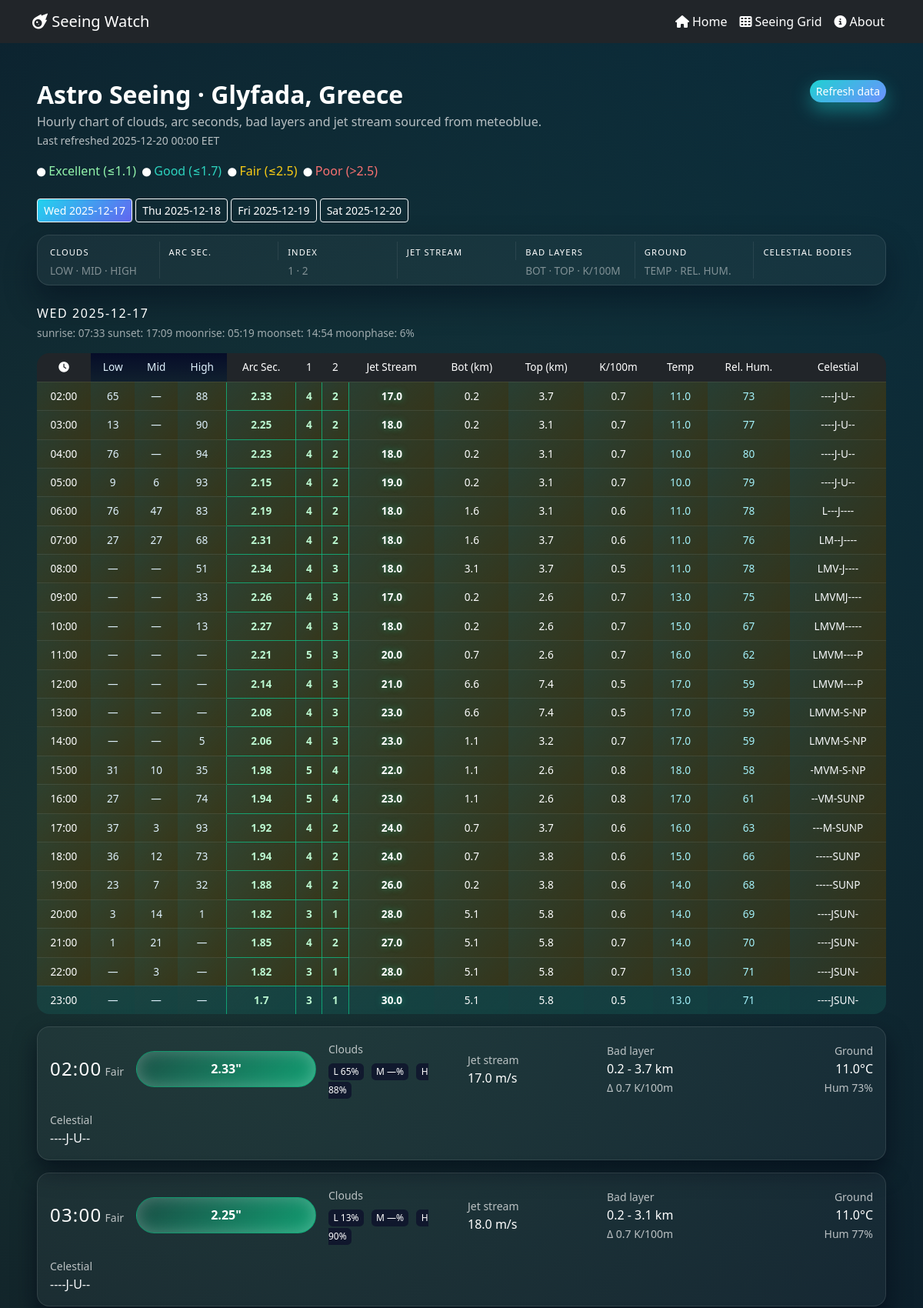
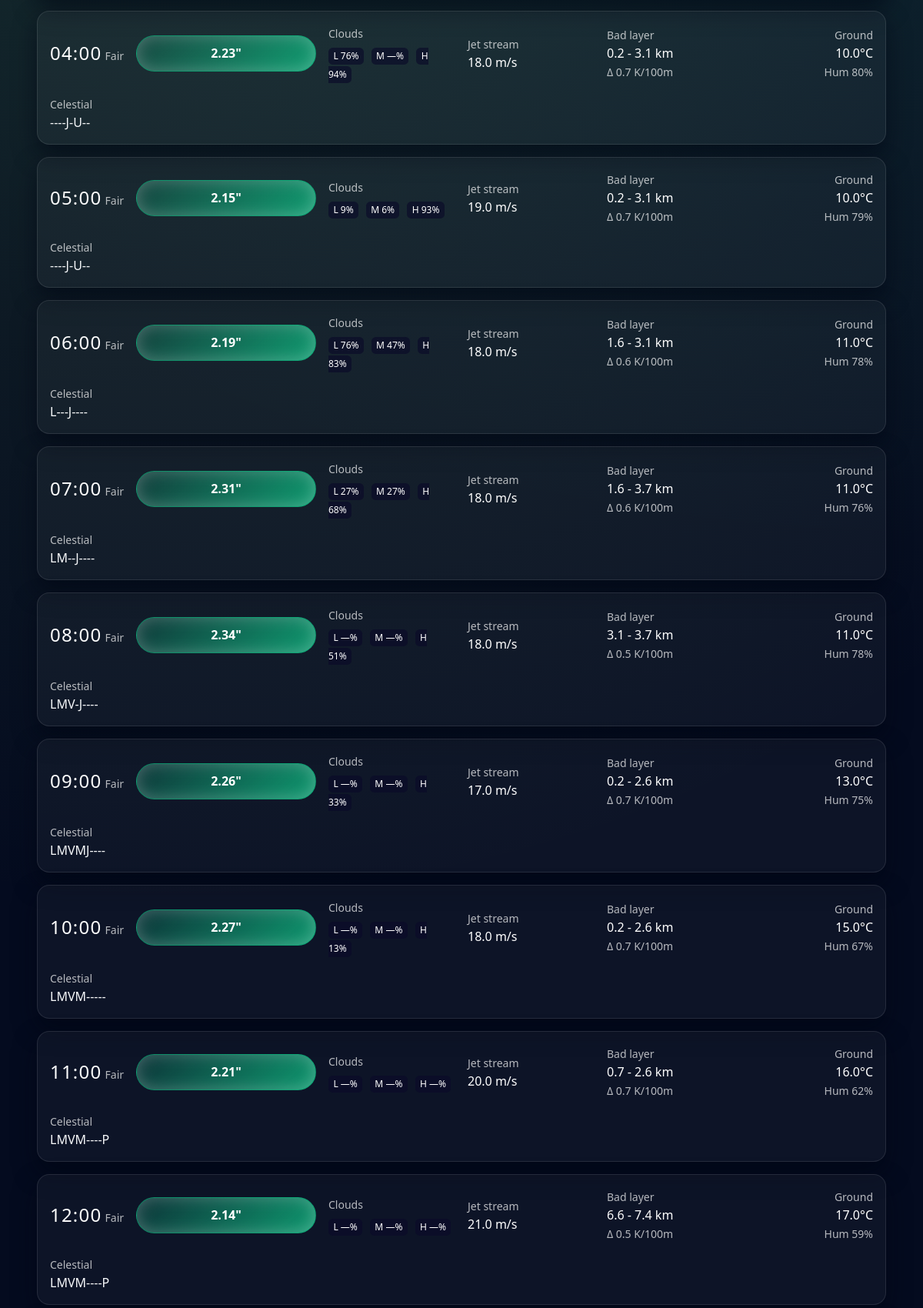
Screenshot of /seeing?location=glyfada (upper part) with the database file from the repository (2 pictures, top to bottom).
### app.py (models this page shows)
class DaySummary(Base):
    __tablename__ = "day_summaries"
    id = Column(Integer, primary_key=True)
    day_index = Column(Integer, nullable=False, index=True)
    day_date = Column(Date, nullable=False)
    weekday = Column(String(16))
    meta = Column(Text)
    location_slug = Column(String(32), nullable=False, index=True)

class SeeingMeasurement(Base):
    __tablename__ = "seeing_measurements"
    id = Column(Integer, primary_key=True)
    location_slug = Column(String(32), nullable=False, index=True)
    timestamp = Column(DateTime(timezone=True), nullable=False, index=True)
    day_index = Column(Integer, nullable=False)
    hour = Column(Integer, nullable=False)
    cloud_low = Column(Integer)
    cloud_mid = Column(Integer)
    cloud_high = Column(Integer)
    arc_seconds = Column(Float)
    seeing_index_one = Column(Integer)
    seeing_index_two = Column(Integer)
    jet_stream = Column(Float)
    bad_layer_bottom = Column(Float)
    bad_layer_top = Column(Float)
    bad_layer_gradient = Column(Float)
    temperature = Column(Float)
    humidity = Column(Integer)
    celestial = Column(Text)
    created_at = Column(DateTime(timezone=True), default=lambda: datetime.now(ZoneInfo("UTC")))

### app.py (the view)
@app.route("/seeing")
def seeing():
    location_slug, location = resolve_location(request.args.get("location"))
    tz = build_zoneinfo(location["timezone"])
    with SessionLocal() as session:
        measurements = (
            session.query(SeeingMeasurement)
            .filter(SeeingMeasurement.location_slug == location_slug)
            .order_by(SeeingMeasurement.timestamp)
            .all()
        )
        day_summaries = (
            session.query(DaySummary)
            .filter(DaySummary.location_slug == location_slug)
            .order_by(DaySummary.day_index)
            .all()
        )
    day_groups: OrderedDict[date, list[dict]] = OrderedDict()
    for meas in measurements:
        local_ts = meas.timestamp.astimezone(tz)
        day = local_ts.date()
        quality_label, quality_class = determine_quality(meas.arc_seconds)
        entry = {
            "hour": local_ts.strftime("%H"),
            "datetime": local_ts.isoformat(),
            "cloud_low": meas.cloud_low,
            "cloud_mid": meas.cloud_mid,
            "cloud_high": meas.cloud_high,
            "arc_seconds": meas.arc_seconds,
            "seeing_index_one": meas.seeing_index_one,
            "seeing_index_two": meas.seeing_index_two,
            "jet_stream": meas.jet_stream,
            "bad_layer_bottom": meas.bad_layer_bottom,
            "bad_layer_top": meas.bad_layer_top,
            "bad_layer_gradient": meas.bad_layer_gradient,
            "temperature": meas.temperature,
            "humidity": meas.humidity,
            "celestial": meas.celestial,
            "quality_label": quality_label,
            "quality_class": quality_class,
            "super_good": (
                meas.seeing_index_one == 5
                and meas.seeing_index_two == 5
                and (meas.jet_stream is not None and meas.jet_stream < 20)
            ),
        }
        day_groups.setdefault(day, []).append(entry)
    summary_map = {summary.day_date: summary for summary in day_summaries}
    day_cards = []
    for day_key, rows in day_groups.items():
        summary = summary_map.get(day_key)
        if summary and summary.weekday:
            label_text = f"{summary.weekday} {day_key.strftime('%Y-%m-%d')}"
        else:
            label_text = day_key.strftime("%a, %b %d")
        meta_text = summary.meta if summary else None
        day_cards.append(
            {
                "date": day_key,
                "label": label_text,
                "meta": meta_text,
                "rows": rows,
            }
        )
    super_good_slots = []
    for card in day_cards:
        for row in card["rows"]:
            if row.get("super_good"):
                super_good_slots.append(f"{card['label']} {row['hour']}:00")
    last_updated = None
    if measurements:
        last_updated = measurements[-1].timestamp.astimezone(tz)
    legend = [
        ("Excellent (≤1.1)", "quality-excellent"),
        ("Good (≤1.7)", "quality-good"),
        ("Fair (≤2.5)", "quality-fair"),
        ("Poor (>2.5)", "quality-poor"),
    ]
    return render_template(
        "seeing.html",
        days=day_cards,
        location=location["name"],
        current_slug=location_slug,
        super_good_slots=super_good_slots,
        legend=legend,
        last_updated=last_updated,
        source_url=location["url"],
    )

### app.py (called while the page is built)
def resolve_location(slug: str | None) -> tuple[str, dict]:
    if slug is None:
        slug = Config.DEFAULT_LOCATION
    location = Config.LOCATIONS.get(slug)
    if not location:
        slug = Config.DEFAULT_LOCATION
        location = Config.LOCATIONS[slug]
    return slug, location

def build_zoneinfo(tz_name: str) -> ZoneInfo:
    try:
        return ZoneInfo(tz_name)
    except Exception:
        return ZoneInfo("UTC")

def determine_quality(arc_seconds: float | None) -> tuple[str, str]:
    if arc_seconds is None:
        return "Unknown", "quality-unknown"
    if arc_seconds <= 1.1:
        return "Excellent", "quality-excellent"
    if arc_seconds <= 1.7:
        return "Good", "quality-good"
    if arc_seconds <= 2.5:
        return "Fair", "quality-fair"
    return "Poor", "quality-poor"

### templates/seeing.html (shortened to what this page needs)
{% extends "base.html" %}
{% block content %}
<div class="d-flex flex-column flex-md-row align-items-start justify-content-between gap-3 mb-3">
    <div>
        <h1 class="fs-2 fw-bold mb-1">Astro Seeing · {{ location }}</h1>
        <p class="text-muted mb-0">Hourly chart of clouds, arc seconds, bad layers and jet stream sourced from meteoblue.</p>
        {% if last_updated %}
            <small class="text-muted">Last refreshed {{ last_updated.strftime('%Y-%m-%d %H:%M %Z') }}</small>
        {% endif %}
    </div>
        <div class="d-flex gap-2 align-items-center">
            <form action="{{ url_for('refresh_data') }}" method="post">
                <button class="btn btn-sm btn-glow">Refresh data</button>
            </form>
        </div>
</div>
<div class="legend d-flex flex-wrap gap-2 mb-4">
    {% for label, cls in legend %}
        <span class="legend-chip {{ cls }}">
            <i class="fas fa-circle"></i> {{ label }}
        </span>
    {% endfor %}
</div>
<div class="day-switcher mb-3">
    {% for day in days %}
        <button class="btn btn-sm btn-outline-light day-btn{% if loop.first %} active{% endif %}"
                data-day-index="{{ loop.index0 }}">
            {{ day.label }}
        </button>
    {% endfor %}
</div>
<div class="grid-header card card-dark mb-4">
    <div class="card-body px-3 py-2">
        <div class="grid-row text-uppercase text-white-50 gy-2">
            <div class="grid-column">
                <small>Clouds</small>
                <div class="grid-sub">Low · Mid · High</div>
            </div>
            <div class="grid-column">
                <small>Arc Sec.</small>
            </div>
            <div class="grid-column">
                <small>Index</small>
                <div class="grid-sub">1 · 2</div>
            </div>
            <div class="grid-column">
                <small>Jet Stream</small>
            </div>
            <div class="grid-column">
                <small>Bad Layers</small>
                <div class="grid-sub">Bot · Top · K/100m</div>
            </div>
            <div class="grid-column">
                <small>Ground</small>
                <div class="grid-sub">Temp · Rel. Hum.</div>
            </div>
            <div class="grid-column">
                <small>Celestial Bodies</small>
            </div>
        </div>
    </div>
</div>
<div class="day-views">
    {% for day in days %}
        <div class="day-view{% if not loop.first %} inactive{% endif %}" data-day-index="{{ loop.index0 }}">
            <div class="day-header mb-3">
                <div>
                    <p class="day-header-title mb-1">{{ day.label }}</p>
                    {% if day.meta %}
                        <p class="day-header-meta mb-0">{{ day.meta }}</p>
                    {% endif %}
                </div>
            </div>
            <div class="legacy-grid table-responsive mb-3">
                <table class="table table-dark legacy-table mb-0">
                    <thead>
                        <tr>
                            <th scope="col"><i class="fas fa-clock"></i></th>
                            <th scope="col">Low</th>
                            <th scope="col">Mid</th>
                            <th scope="col">High</th>
                            <th scope="col">Arc Sec.</th>
                            <th scope="col">1</th>
                            <th scope="col">2</th>
                            <th scope="col">Jet Stream</th>
                            <th scope="col">Bot (km)</th>
                            <th scope="col">Top (km)</th>
                            <th scope="col">K/100m</th>
                            <th scope="col">Temp</th>
                            <th scope="col">Rel. Hum.</th>
                            <th scope="col">Celestial</th>
                        </tr>
                    </thead>
                    <tbody>
                        {% for row in day.rows %}
                            <tr class="{{ row.quality_class }}{% if row.super_good %} super-good{% endif %}">
                                <td>{{ row.hour }}:00</td>
                                <td>{{ row.cloud_low or '—' }}</td>
                                <td>{{ row.cloud_mid or '—' }}</td>
                                <td>{{ row.cloud_high or '—' }}</td>
                                <td>{{ row.arc_seconds or '—' }}</td>
                                <td>{{ row.seeing_index_one or '—' }}</td>
                                <td>{{ row.seeing_index_two or '—' }}</td>
                                <td class="jet-stream-cell">
                                    {% if row.jet_stream is not none %}
                                        <strong>{{ row.jet_stream }}</strong>
                                    {% else %}
                                        —
                                    {% endif %}
                                </td>
                                <td>{{ row.bad_layer_bottom or '—' }}</td>
                                <td>{{ row.bad_layer_top or '—' }}</td>
                                <td>{{ row.bad_layer_gradient or '—' }}</td>
                                <td>{{ row.temperature or '—' }}</td>
                                <td>{{ row.humidity or '—' }}</td>
                                <td>{{ row.celestial }}</td>
                            </tr>
                        {% endfor %}
                    </tbody>
                </table>
            </div>
            <div class="row gy-3">
                {% for row in day.rows %}
                    <div class="col-12">
                        <div class="card card-dark hour-card{% if row.super_good %} super-good{% endif %}" data-bs-toggle="tooltip"
                             data-datetime="{{ row.datetime }}"
                             title="See: {{ row.arc_seconds or '—' }}, Jet: {{ row.jet_stream or '—' }} m/s">
                            <div class="card-body row align-items-center g-3">
                                <div class="col-auto text-center">
                                    <span class="hour-label">{{ row.hour }}:00</span>
                                    <small class="text-muted">{{ row.quality_label }}</small>
                                </div>
                                <div class="col">
                                    <div class="quality-pill {{ row.quality_class }}">
                                        <strong>{{ row.arc_seconds or '—' }}"</strong>
                                    </div>
                                </div>
                                <div class="col-md-2 col-sm-3">
                                    <div>
                                        <small class="text-muted">Clouds</small>
                                        <div class="cloud-pills mt-1">
                                            <span title="Low clouds {{ row.cloud_low or '—' }}%">L {{ row.cloud_low or '—' }}%</span>
                                            <span title="Mid clouds {{ row.cloud_mid or '—' }}%">M {{ row.cloud_mid or '—' }}%</span>
                                            <span title="High clouds {{ row.cloud_high or '—' }}%">H {{ row.cloud_high or '—' }}%</span>
                                        </div>
                                    </div>
                                </div>
                                <div class="col-md-2 col-sm-3">
                                    <div>
                                        <small class="text-muted">Jet stream</small>
                                        <p class="mb-0">{{ row.jet_stream or '—' }} m/s</p>
                                    </div>
                                </div>
                                <div class="col-md-2 col-sm-3">
                                    <small class="text-muted">Bad layer</small>
                                    <p class="mb-0">{{ row.bad_layer_bottom or '—' }} - {{ row.bad_layer_top or '—' }} km</p>
                                    <small class="text-muted">Δ {{ row.bad_layer_gradient or '—' }} K/100m</small>
                                </div>
                                <div class="col-md-2 col-sm-3 text-end">
                                    <small class="text-muted">Ground</small>
                                    <p class="mb-0">{{ row.temperature or '—' }}°C</p>
                                    <small class="text-muted">Hum {{ row.humidity or '—' }}%</small>
                                </div>
                                <div class="col-12">
                                    <small class="text-muted">Celestial</small>
                                    <p class="mb-0 celestial" title="{{ row.celestial }}">{{ row.celestial }}</p>
                                </div>
                            </div>
                        </div>
                    </div>
                {% endfor %}
            </div>
        </div>
    {% endfor %}
</div>
{% endblock %}

### rows the page displays
DaySummary: label "Wed 2025-12-17", label "WED 2025-12-17", meta "sunrise: 07:33 sunset: 17:09 moonrise: 05:19 moonset: 14:54 moonphase: 6%"
DaySummary: label "Thu 2025-12-18"
DaySummary: label "Fri 2025-12-19"
DaySummary: label "Sat 2025-12-20"
SeeingMeasurement: hour "02", cloud_low "65", cloud_mid "—", cloud_high "88", arc_seconds "2.33", seeing_index_one "4", seeing_index_two "2", jet_stream "17.0", bad_layer_bottom "0.2", bad_layer_top "3.7", bad_layer_gradient "0.7", temperature "11.0", humidity "73", celestial "----J-U--", quality_label "Fair"
SeeingMeasurement: hour "03", cloud_low "13", cloud_mid "—", cloud_high "90", arc_seconds "2.25", seeing_index_one "4", seeing_index_two "2", jet_stream "18.0", bad_layer_bottom "0.2", bad_layer_top "3.1", bad_layer_gradient "0.7", temperature "11.0", humidity "77", celestial "----J-U--", quality_label "Fair"
SeeingMeasurement: hour "04", cloud_low "76", cloud_mid "—", cloud_high "94", arc_seconds "2.23", seeing_index_one "4", seeing_index_two "2", jet_stream "18.0", bad_layer_bottom "0.2", bad_layer_top "3.1", bad_layer_gradient "0.7", temperature "10.0", humidity "80", celestial "----J-U--", quality_label "Fair"
SeeingMeasurement: hour "05", cloud_low "9", cloud_mid "6", cloud_high "93", arc_seconds "2.15", seeing_index_one "4", seeing_index_two "2", jet_stream "19.0", bad_layer_bottom "0.2", bad_layer_top "3.1", bad_layer_gradient "0.7", temperature "10.0", humidity "79", celestial "----J-U--", quality_label "Fair"
SeeingMeasurement: hour "06", cloud_low "76", cloud_mid "47", cloud_high "83", arc_seconds "2.19", seeing_index_one "4", seeing_index_two "2", jet_stream "18.0", bad_layer_bottom "1.6", bad_layer_top "3.1", bad_layer_gradient "0.6", temperature "11.0", humidity "78", celestial "L---J----", quality_label "Fair"
SeeingMeasurement: hour "07", cloud_low "27", cloud_mid "27", cloud_high "68", arc_seconds "2.31", seeing_index_one "4", seeing_index_two "2", jet_stream "18.0", bad_layer_bottom "1.6", bad_layer_top "3.7", bad_layer_gradient "0.6", temperature "11.0", humidity "76", celestial "LM--J----", quality_label "Fair"
SeeingMeasurement: hour "08", cloud_low "—", cloud_mid "—", cloud_high "51", arc_seconds "2.34", seeing_index_one "4", seeing_index_two "3", jet_stream "18.0", bad_layer_bottom "3.1", bad_layer_top "3.7", bad_layer_gradient "0.5", temperature "11.0", humidity "78", celestial "LMV-J----", quality_label "Fair"
SeeingMeasurement: hour "09", cloud_low "—", cloud_mid "—", cloud_high "33", arc_seconds "2.26", seeing_index_one "4", seeing_index_two "3", jet_stream "17.0", bad_layer_bottom "0.2", bad_layer_top "2.6", bad_layer_gradient "0.7", temperature "13.0", humidity "75", celestial "LMVMJ----", quality_label "Fair"
SeeingMeasurement: hour "10", cloud_low "—", cloud_mid "—", cloud_high "13", arc_seconds "2.27", seeing_index_one "4", seeing_index_two "3", jet_stream "18.0", bad_layer_bottom "0.2", bad_layer_top "2.6", bad_layer_gradient "0.7", temperature "15.0", humidity "67", celestial "LMVM-----", quality_label "Fair"
SeeingMeasurement: hour "11", cloud_low "—", cloud_mid "—", cloud_high "—", arc_seconds "2.21", seeing_index_one "5", seeing_index_two "3", jet_stream "20.0", bad_layer_bottom "0.7", bad_layer_top "2.6", bad_layer_gradient "0.7", temperature "16.0", humidity "62", celestial "LMVM----P", quality_label "Fair"
SeeingMeasurement: hour "12", cloud_low "—", cloud_mid "—", cloud_high "—", arc_seconds "2.14", seeing_index_one "4", seeing_index_two "3", jet_stream "21.0", bad_layer_bottom "6.6", bad_layer_top "7.4", bad_layer_gradient "0.5", temperature "17.0", humidity "59", celestial "LMVM----P", quality_label "Fair"
SeeingMeasurement: hour "13", cloud_low "—", cloud_mid "—", cloud_high "—", arc_seconds "2.08", seeing_index_one "4", seeing_index_two "3", jet_stream "23.0", bad_layer_bottom "6.6", bad_layer_top "7.4", bad_layer_gradient "0.5", temperature "17.0", humidity "59", celestial "LMVM-S-NP"
SeeingMeasurement: hour "14", cloud_low "—", cloud_mid "—", cloud_high "5", arc_seconds "2.06", seeing_index_one "4", seeing_index_two "3", jet_stream "23.0", bad_layer_bottom "1.1", bad_layer_top "3.2", bad_layer_gradient "0.7", temperature "17.0", humidity "59", celestial "LMVM-S-NP"
SeeingMeasurement: hour "15", cloud_low "31", cloud_mid "10", cloud_high "35", arc_seconds "1.98", seeing_index_one "5", seeing_index_two "4", jet_stream "22.0", bad_layer_bottom "1.1", bad_layer_top "2.6", bad_layer_gradient "0.8", temperature "18.0", humidity "58", celestial "-MVM-S-NP"
SeeingMeasurement: hour "16", cloud_low "27", cloud_mid "—", cloud_high "74", arc_seconds "1.94", seeing_index_one "5", seeing_index_two "4", jet_stream "23.0", bad_layer_bottom "1.1", bad_layer_top "2.6", bad_layer_gradient "0.8", temperature "17.0", humidity "61", celestial "--VM-SUNP"
SeeingMeasurement: hour "17", cloud_low "37", cloud_mid "3", cloud_high "93", arc_seconds "1.92", seeing_index_one "4", seeing_index_two "2", jet_stream "24.0", bad_layer_bottom "0.7", bad_layer_top "3.7", bad_layer_gradient "0.6", temperature "16.0", humidity "63", celestial "---M-SUNP"
SeeingMeasurement: hour "18", cloud_low "36", cloud_mid "12", cloud_high "73", arc_seconds "1.94", seeing_index_one "4", seeing_index_two "2", jet_stream "24.0", bad_layer_bottom "0.7", bad_layer_top "3.8", bad_layer_gradient "0.6", temperature "15.0", humidity "66", celestial "-----SUNP"
SeeingMeasurement: hour "19", cloud_low "23", cloud_mid "7", cloud_high "32", arc_seconds "1.88", seeing_index_one "4", seeing_index_two "2", jet_stream "26.0", bad_layer_bottom "0.2", bad_layer_top "3.8", bad_layer_gradient "0.6", temperature "14.0", humidity "68", celestial "-----SUNP"
SeeingMeasurement: hour "20", cloud_low "3", cloud_mid "14", cloud_high "1", arc_seconds "1.82", seeing_index_one "3", seeing_index_two "1", jet_stream "28.0", bad_layer_bottom "5.1", bad_layer_top "5.8", bad_layer_gradient "0.6", temperature "14.0", humidity "69", celestial "----JSUN-"
SeeingMeasurement: hour "21", cloud_low "1", cloud_mid "21", cloud_high "—", arc_seconds "1.85", seeing_index_one "4", seeing_index_two "2", jet_stream "27.0", bad_layer_bottom "5.1", bad_layer_top "5.8", bad_layer_gradient "0.7", temperature "14.0", humidity "70", celestial "----JSUN-"
SeeingMeasurement: hour "22", cloud_low "—", cloud_mid "3", cloud_high "—", arc_seconds "1.82", seeing_index_one "3", seeing_index_two "1", jet_stream "28.0", bad_layer_bottom "5.1", bad_layer_top "5.8", bad_layer_gradient "0.7", temperature "13.0", humidity "71", celestial "----JSUN-"
SeeingMeasurement: hour "23", cloud_low "—", cloud_mid "—", cloud_high "—", arc_seconds "1.7", seeing_index_one "3", seeing_index_two "1", jet_stream "30.0", bad_layer_bottom "5.1", bad_layer_top "5.8", bad_layer_gradient "0.5", temperature "13.0", humidity "71", celestial "----JSUN-"

### other values shown
{{ location }} "Glyfada, Greece"
{{ last_updated.strftime('%Y-%m-%d %H:%M %Z') }} "2025-12-20 00:00 EET"
{{ label }} "Excellent (≤1.1)" "Good (≤1.7)" "Fair (≤2.5)" "Poor (>2.5)"
